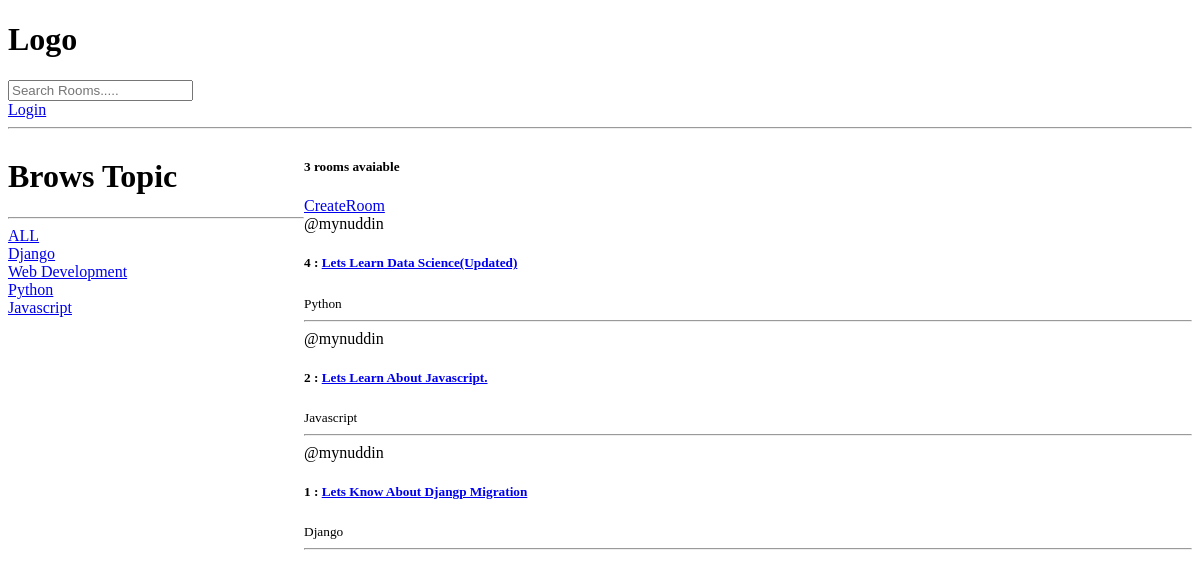
Before: / with the older database file.
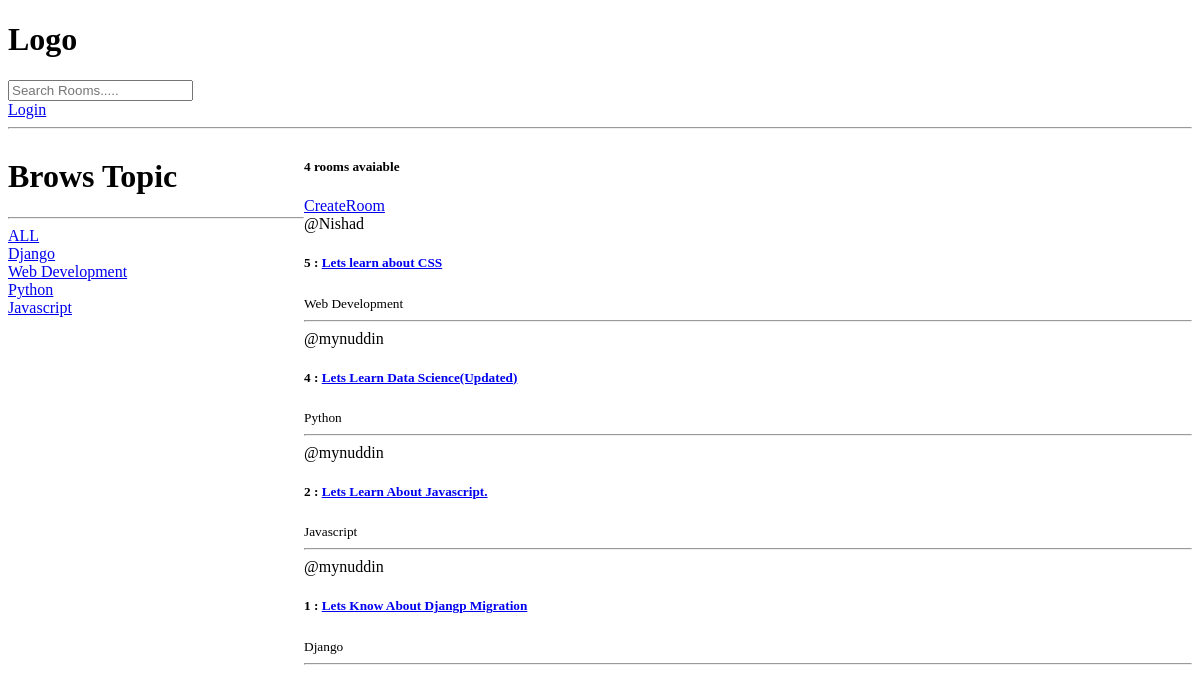
After: the same page with the newer database file.
### Base/models.py (models this page shows, shortened)
class Topic(models.Model):
    name = models.CharField(max_length=200)

class Room(models.Model):
    host = models.ForeignKey(User , on_delete=models.SET_NULL , null=True)
    topic = models.ForeignKey(Topic , on_delete=models.SET_NULL , null=True )
    name = models.CharField(max_length=200)
    description = models.TextField(null=True, blank=True)
    updated = models.DateTimeField(auto_now=True)
    created = models.DateTimeField(auto_now_add=True)
    class Meta:
        ordering = ['-updated' , '-created']

### Base/views.py (the view)
# urls.py: path('', views.home, name='home'),
def home(request):
    q = request.GET.get('q') if request.GET.get('q') != None else ''
    ROOMS = Room.objects.filter(
        Q(topic__name__icontains=q) |
        Q(name__icontains=q) |
        Q(description__icontains=q)
        )
    topics = Topic.objects.all()
    room_count = ROOMS.count()
    context = {'ROOMS': ROOMS , 'topics': topics , 'room_count': room_count}
    return render(request, 'Base/home.html' , context)

### Base/Templates/Base/home.html (shortened to what this page needs)
{% extends 'main.html' %} {% block content %}
<div class="home-container">
	<div>
		<h1>Brows Topic</h1>
		<hr />
		<div>
			<a href="{% url 'home' %}">ALL</a>
		</div>
		{% for topic in topics %}
		<div>
			<a href="{% url 'home' %}?q={{topic.name}}">{{topic.name}}</a>
		</div>
		{% endfor %}
	</div>
	<div>
		<h5>{{ room_count}} rooms avaiable</h5>
		<a href="{% url 'create-room' %}">CreateRoom</a>
		{% for ROOM in ROOMS %}
		<div>
			<span>@{{ROOM.host.username}}</span>
			<h5>
				{{ ROOM.id }} : <a href="{% url 'rooms' ROOM.id %}">{{ ROOM.name }}</a>
			</h5>
			<small>{{ROOM.topic.name}}</small>
			<hr />
		</div>
		{% endfor %}
	</div>
</div>
{% endblock %}

### Templates/main.html (shortened to what this page needs)
<!DOCTYPE html>
<html lang="en">
	<head>
	</head>
	<body>
        {% include 'navbar.html' %}
		{% block content %}
        {% endblock %}
	</body>
</html>

### Templates/navbar.html
<a>
    <h1>Logo</h1>
</a>
<form method="GET" action="{% url 'home' %}">
    <input type="text" name="q" id="" placeholder="Search Rooms.....">
</form>
{% if request.user.is_authenticated  %}
<a href="{% url 'logout' %}">Logout {{request.user}}</a>
{% else %}
<a href="{% url 'login' %}">Login</a>
{% endif %}
<hr>

### Base/Templates/Base/home.html (style rules this page uses)
.home-container { display: grid; grid-template-columns: 1fr 3fr; }

Changed rows visible on the page:
added Room: host.username "Nishad", id "5", name "Lets learn about CSS", topic.name "Web Development"
Other visible differences:
{{ room_count }}: "3" → "4"
